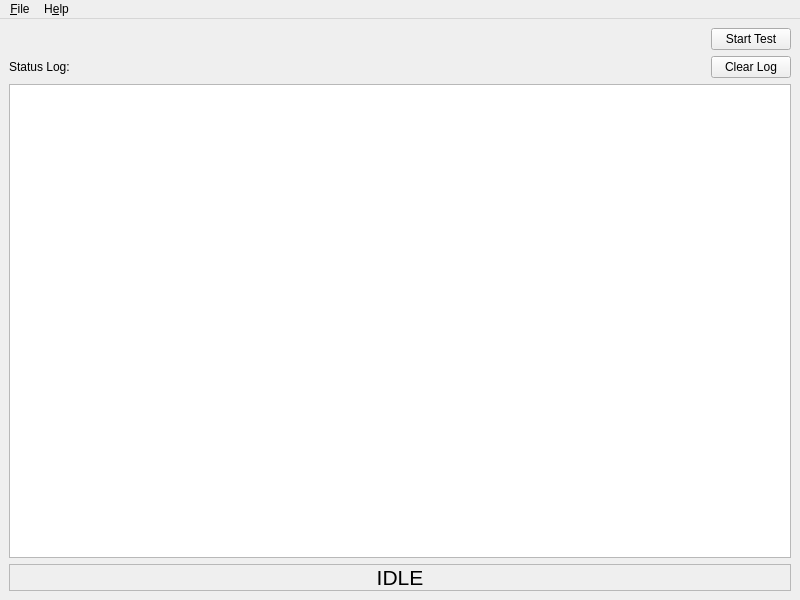
<?xml version="1.0" encoding="UTF-8"?>
<ui version="4.0">
 <class>SensorArrayTest</class>
 <widget class="QMainWindow" name="SensorArrayTest">
  <property name="geometry">
   <rect>
    <x>0</x>
    <y>0</y>
    <width>800</width>
    <height>600</height>
   </rect>
  </property>
  <property name="windowTitle">
   <string>SensorArrayTest</string>
  </property>
  <widget class="QWidget" name="centralwidget">
   <layout class="QVBoxLayout" name="verticalLayout" stretch="0,0,0,0">
    <item>
     <layout class="QHBoxLayout" name="horizontalLayout">
      <item>
       <spacer name="horizontalSpacer">
        <property name="orientation">
         <enum>Qt::Horizontal</enum>
        </property>
        <property name="sizeHint" stdset="0">
         <size>
          <width>40</width>
          <height>20</height>
         </size>
        </property>
       </spacer>
      </item>
      <item>
       <widget class="QPushButton" name="btnStart">
        <property name="text">
         <string>Start Test</string>
        </property>
       </widget>
      </item>
     </layout>
    </item>
    <item>
     <layout class="QHBoxLayout" name="horizontalLayout_2">
      <item>
       <widget class="QLabel" name="lbLog">
        <property name="text">
         <string>Status Log:</string>
        </property>
       </widget>
      </item>
      <item>
       <spacer name="horizontalSpacer_2">
        <property name="orientation">
         <enum>Qt::Horizontal</enum>
        </property>
        <property name="sizeHint" stdset="0">
         <size>
          <width>40</width>
          <height>20</height>
         </size>
        </property>
       </spacer>
      </item>
      <item>
       <widget class="QPushButton" name="btnClearLog">
        <property name="text">
         <string>Clear Log</string>
        </property>
       </widget>
      </item>
     </layout>
    </item>
    <item>
     <widget class="QPlainTextEdit" name="txtLog">
      <property name="font">
       <font>
        <family>Courier New</family>
        <pointsize>12</pointsize>
       </font>
      </property>
      <property name="textInteractionFlags">
       <set>Qt::TextSelectableByKeyboard|Qt::TextSelectableByMouse</set>
      </property>
     </widget>
    </item>
    <item>
     <widget class="QLabel" name="lblTestStatus">
      <property name="font">
       <font>
        <pointsize>16</pointsize>
       </font>
      </property>
      <property name="frameShape">
       <enum>QFrame::StyledPanel</enum>
      </property>
      <property name="text">
       <string>IDLE</string>
      </property>
      <property name="alignment">
       <set>Qt::AlignCenter</set>
      </property>
     </widget>
    </item>
   </layout>
  </widget>
  <widget class="QMenuBar" name="menubar">
   <property name="geometry">
    <rect>
     <x>0</x>
     <y>0</y>
     <width>800</width>
     <height>21</height>
    </rect>
   </property>
   <widget class="QMenu" name="menu_File">
    <property name="title">
     <string>&amp;File</string>
    </property>
    <addaction name="actionExit"/>
   </widget>
   <widget class="QMenu" name="menuHelp">
    <property name="title">
     <string>H&amp;elp</string>
    </property>
    <addaction name="actionAbout"/>
   </widget>
   <addaction name="menu_File"/>
   <addaction name="menuHelp"/>
  </widget>
  <action name="actionExit">
   <property name="text">
    <string>E&amp;xit</string>
   </property>
  </action>
  <action name="actionAbout">
   <property name="text">
    <string>A&amp;bout</string>
   </property>
  </action>
 </widget>
 <resources/>
 <connections/>
</ui>
